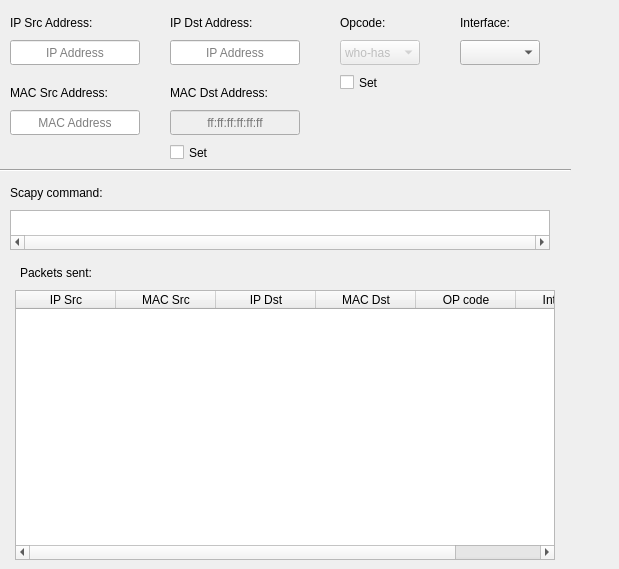
        <widget class="QWidget" name="arp_request">
         <attribute name="title">
          <string>Request</string>
         </attribute>
         <widget class="QLabel" name="arpRequestSrcIpLabel">
          <property name="geometry">
           <rect>
            <x>10</x>
            <y>10</y>
            <width>110</width>
            <height>25</height>
           </rect>
          </property>
          <property name="text">
           <string>IP Src Address:</string>
          </property>
         </widget>
         <widget class="QLineEdit" name="arpRequestSrcIp">
          <property name="geometry">
           <rect>
            <x>10</x>
            <y>40</y>
            <width>130</width>
            <height>25</height>
           </rect>
          </property>
          <property name="toolTip">
           <string>The source ARP IP address can be entered here.</string>
          </property>
          <property name="statusTip">
           <string>The source ARP IP address can be entered here</string>
          </property>
          <property name="text">
           <string/>
          </property>
          <property name="alignment">
           <set>Qt::AlignCenter</set>
          </property>
          <property name="placeholderText">
           <string>IP Address</string>
          </property>
         </widget>
         <widget class="QLabel" name="arpRequestDstIpLabel">
          <property name="geometry">
           <rect>
            <x>170</x>
            <y>10</y>
            <width>110</width>
            <height>25</height>
           </rect>
          </property>
          <property name="text">
           <string>IP Dst Address:</string>
          </property>
         </widget>
         <widget class="QLineEdit" name="arpRequestDstIp">
          <property name="geometry">
           <rect>
            <x>170</x>
            <y>40</y>
            <width>130</width>
            <height>25</height>
           </rect>
          </property>
          <property name="toolTip">
           <string>The destination ARP IP address can be entered here.</string>
          </property>
          <property name="statusTip">
           <string>The destination ARP IP address can be entered here.</string>
          </property>
          <property name="text">
           <string/>
          </property>
          <property name="alignment">
           <set>Qt::AlignCenter</set>
          </property>
          <property name="placeholderText">
           <string>IP Address</string>
          </property>
         </widget>
         <widget class="QLabel" name="arpRequestSrcMacLabel">
          <property name="geometry">
           <rect>
            <x>10</x>
            <y>80</y>
            <width>130</width>
            <height>25</height>
           </rect>
          </property>
          <property name="text">
           <string>MAC Src Address:</string>
          </property>
         </widget>
         <widget class="QLineEdit" name="arpRequestSrcMac">
          <property name="geometry">
           <rect>
            <x>10</x>
            <y>110</y>
            <width>130</width>
            <height>25</height>
           </rect>
          </property>
          <property name="toolTip">
           <string>The ARP request source MAC address can be typed here.</string>
          </property>
          <property name="statusTip">
           <string>The ARP request source MAC address can be typed here.</string>
          </property>
          <property name="text">
           <string/>
          </property>
          <property name="alignment">
           <set>Qt::AlignCenter</set>
          </property>
          <property name="placeholderText">
           <string>MAC Address</string>
          </property>
         </widget>
         <widget class="QLabel" name="arpRequestDstMacLabel">
          <property name="geometry">
           <rect>
            <x>170</x>
            <y>80</y>
            <width>130</width>
            <height>25</height>
           </rect>
          </property>
          <property name="text">
           <string>MAC Dst Address:</string>
          </property>
         </widget>
         <widget class="QLineEdit" name="arpRequestDstMac">
          <property name="enabled">
           <bool>false</bool>
          </property>
          <property name="geometry">
           <rect>
            <x>170</x>
            <y>110</y>
            <width>130</width>
            <height>25</height>
           </rect>
          </property>
          <property name="toolTip">
           <string>&lt;html&gt;&lt;head/&gt;&lt;body&gt;&lt;p&gt;If this field is enabled; it can be used to set the ARP request destination MAC address.The default value is set to “ff:ff:ff:ff:ff:ff” (The Ethernet broadcast address). &lt;/p&gt;&lt;/body&gt;&lt;/html&gt;</string>
          </property>
          <property name="statusTip">
           <string>If this field is enabled; it can be used to set the ARP request destination MAC address.</string>
          </property>
          <property name="autoFillBackground">
           <bool>true</bool>
          </property>
          <property name="text">
           <string/>
          </property>
          <property name="alignment">
           <set>Qt::AlignCenter</set>
          </property>
          <property name="placeholderText">
           <string>ff:ff:ff:ff:ff:ff</string>
          </property>
         </widget>
         <widget class="QLabel" name="arpRequestIntLabel">
          <property name="geometry">
           <rect>
            <x>460</x>
            <y>10</y>
            <width>150</width>
            <height>25</height>
           </rect>
          </property>
          <property name="text">
           <string>Interface:</string>
          </property>
         </widget>
         <widget class="QComboBox" name="arpRequestInterface">
          <property name="geometry">
           <rect>
            <x>460</x>
            <y>40</y>
            <width>80</width>
            <height>25</height>
           </rect>
          </property>
          <property name="toolTip">
           <string>&lt;html&gt;&lt;head/&gt;&lt;body&gt;&lt;p&gt;This drop down menu allows the user to choose an interface on which ARP packet will be sent.&lt;/p&gt;&lt;/body&gt;&lt;/html&gt;</string>
          </property>
          <property name="statusTip">
           <string>This drop down menu allows the user to choose an interface on which packet will be sent.</string>
          </property>
         </widget>
         <widget class="QLabel" name="arpRequestOpCodeLabel">
          <property name="geometry">
           <rect>
            <x>340</x>
            <y>10</y>
            <width>61</width>
            <height>25</height>
           </rect>
          </property>
          <property name="text">
           <string>Opcode:</string>
          </property>
         </widget>
         <widget class="QComboBox" name="arpRequestOpCode">
          <property name="enabled">
           <bool>false</bool>
          </property>
          <property name="geometry">
           <rect>
            <x>340</x>
            <y>40</y>
            <width>80</width>
            <height>25</height>
           </rect>
          </property>
          <property name="toolTip">
           <string>&lt;html&gt;&lt;head/&gt;&lt;body&gt;&lt;p&gt;If this drop down menu is enabled; it can be use to choose ARP Opcode. The default value is set to “who-has”.&lt;/p&gt;&lt;/body&gt;&lt;/html&gt;</string>
          </property>
          <property name="statusTip">
           <string>ARP If this drop down menu is enabled; it can be use to choose ARP Opcode.</string>
          </property>
          <item>
           <property name="text">
            <string>who-has</string>
           </property>
          </item>
          <item>
           <property name="text">
            <string>is-at</string>
           </property>
          </item>
         </widget>
         <widget class="QLabel" name="arpRequestScapyCommandLabel">
          <property name="geometry">
           <rect>
            <x>10</x>
            <y>180</y>
            <width>150</width>
            <height>25</height>
           </rect>
          </property>
          <property name="text">
           <string>Scapy command:</string>
          </property>
         </widget>
         <widget class="QTextBrowser" name="arpRequestScapyCommandTextBrowser">
          <property name="geometry">
           <rect>
            <x>10</x>
            <y>210</y>
            <width>540</width>
            <height>40</height>
           </rect>
          </property>
          <property name="sizePolicy">
           <sizepolicy hsizetype="Fixed" vsizetype="Expanding">
            <horstretch>0</horstretch>
            <verstretch>0</verstretch>
           </sizepolicy>
          </property>
          <property name="toolTip">
           <string>This field displays the Scapy command used to forward a ARP packet.</string>
          </property>
          <property name="statusTip">
           <string>This field displays the Scapy command used to forward a ARP packet.</string>
          </property>
          <property name="frameShadow">
           <enum>QFrame::Sunken</enum>
          </property>
          <property name="verticalScrollBarPolicy">
           <enum>Qt::ScrollBarAlwaysOff</enum>
          </property>
          <property name="horizontalScrollBarPolicy">
           <enum>Qt::ScrollBarAlwaysOn</enum>
          </property>
          <property name="lineWrapMode">
           <enum>QTextEdit::NoWrap</enum>
          </property>
         </widget>
         <widget class="QCheckBox" name="arpRequestDstMacManual">
          <property name="geometry">
           <rect>
            <x>170</x>
            <y>140</y>
            <width>61</width>
            <height>25</height>
           </rect>
          </property>
          <property name="toolTip">
           <string>This checkbox is used to enable or disable MAC Dst Address field.</string>
          </property>
          <property name="statusTip">
           <string>This checkbox is used to enable or disable MAC Dst Address field.</string>
          </property>
          <property name="whatsThis">
           <string/>
          </property>
          <property name="text">
           <string>Set</string>
          </property>
         </widget>
         <widget class="QCheckBox" name="arpRequestOpCodeManual">
          <property name="geometry">
           <rect>
            <x>340</x>
            <y>70</y>
            <width>61</width>
            <height>25</height>
           </rect>
          </property>
          <property name="toolTip">
           <string>&lt;html&gt;&lt;head/&gt;&lt;body&gt;&lt;p&gt;This checkbox is used to enable or disable the Opcode spin box.&lt;/p&gt;&lt;/body&gt;&lt;/html&gt;</string>
          </property>
          <property name="statusTip">
           <string>This checkbox is used to enable or disable the Opcode spin box.</string>
          </property>
          <property name="whatsThis">
           <string/>
          </property>
          <property name="text">
           <string>Set</string>
          </property>
         </widget>
         <widget class="QTableWidget" name="arpRequestTable">
          <property name="geometry">
           <rect>
            <x>15</x>
            <y>290</y>
            <width>540</width>
            <height>270</height>
           </rect>
          </property>
          <property name="toolTip">
           <string>This table contains the details of ARP packets sent. </string>
          </property>
          <property name="statusTip">
           <string>This table contains the details of ARP packets sent. </string>
          </property>
          <property name="alternatingRowColors">
           <bool>true</bool>
          </property>
          <column>
           <property name="text">
            <string>IP Src</string>
           </property>
           <property name="textAlignment">
            <set>AlignHCenter|AlignVCenter|AlignCenter</set>
           </property>
          </column>
          <column>
           <property name="text">
            <string>MAC Src</string>
           </property>
           <property name="textAlignment">
            <set>AlignHCenter|AlignVCenter|AlignCenter</set>
           </property>
          </column>
          <column>
           <property name="text">
            <string>IP Dst</string>
           </property>
           <property name="textAlignment">
            <set>AlignHCenter|AlignVCenter|AlignCenter</set>
           </property>
          </column>
          <column>
           <property name="text">
            <string>MAC Dst</string>
           </property>
           <property name="textAlignment">
            <set>AlignHCenter|AlignVCenter|AlignCenter</set>
           </property>
          </column>
          <column>
           <property name="text">
            <string>OP code</string>
           </property>
           <property name="textAlignment">
            <set>AlignHCenter|AlignVCenter|AlignCenter</set>
           </property>
          </column>
          <column>
           <property name="text">
            <string>Interface</string>
           </property>
           <property name="textAlignment">
            <set>AlignHCenter|AlignVCenter|AlignCenter</set>
           </property>
          </column>
         </widget>
         <widget class="QLabel" name="arpRequestTableLabel">
          <property name="geometry">
           <rect>
            <x>20</x>
            <y>260</y>
            <width>150</width>
            <height>25</height>
           </rect>
          </property>
          <property name="text">
           <string>Packets sent:</string>
          </property>
         </widget>
         <widget class="Line" name="line_6">
          <property name="geometry">
           <rect>
            <x>0</x>
            <y>160</y>
            <width>571</width>
            <height>20</height>
           </rect>
          </property>
          <property name="orientation">
           <enum>Qt::Horizontal</enum>
          </property>
         </widget>
        </widget>
